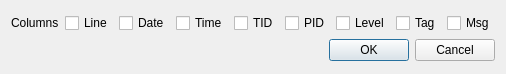
<?xml version="1.0" encoding="UTF-8"?>
<ui version="4.0">
 <class>Settings</class>
 <widget class="QDialog" name="Settings">
  <property name="geometry">
   <rect>
    <x>0</x>
    <y>0</y>
    <width>496</width>
    <height>74</height>
   </rect>
  </property>
  <property name="windowTitle">
   <string>Dialog</string>
  </property>
  <layout class="QVBoxLayout" name="verticalLayout_2">
   <item>
    <layout class="QVBoxLayout" name="verticalLayout">
     <item>
      <layout class="QHBoxLayout" name="horizontalLayout">
       <item>
        <widget class="QLabel" name="label">
         <property name="text">
          <string>Columns</string>
         </property>
        </widget>
       </item>
       <item>
        <widget class="QCheckBox" name="cb_line">
         <property name="text">
          <string>Line</string>
         </property>
        </widget>
       </item>
       <item>
        <widget class="QCheckBox" name="cb_date">
         <property name="text">
          <string>Date</string>
         </property>
        </widget>
       </item>
       <item>
        <widget class="QCheckBox" name="cb_time">
         <property name="text">
          <string>Time</string>
         </property>
        </widget>
       </item>
       <item>
        <widget class="QCheckBox" name="cb_tid">
         <property name="text">
          <string>TID</string>
         </property>
        </widget>
       </item>
       <item>
        <widget class="QCheckBox" name="cb_pid">
         <property name="text">
          <string>PID</string>
         </property>
        </widget>
       </item>
       <item>
        <widget class="QCheckBox" name="cb_level">
         <property name="text">
          <string>Level</string>
         </property>
        </widget>
       </item>
       <item>
        <widget class="QCheckBox" name="cb_tag">
         <property name="text">
          <string>Tag</string>
         </property>
        </widget>
       </item>
       <item>
        <widget class="QCheckBox" name="cb_msg">
         <property name="text">
          <string>Msg</string>
         </property>
        </widget>
       </item>
      </layout>
     </item>
     <item>
      <widget class="QDialogButtonBox" name="dialog_btn">
       <property name="orientation">
        <enum>Qt::Orientation::Horizontal</enum>
       </property>
       <property name="standardButtons">
        <set>QDialogButtonBox::StandardButton::Cancel|QDialogButtonBox::StandardButton::Ok</set>
       </property>
      </widget>
     </item>
    </layout>
   </item>
  </layout>
 </widget>
 <resources/>
 <connections>
  <connection>
   <sender>dialog_btn</sender>
   <signal>accepted()</signal>
   <receiver>Settings</receiver>
   <slot>accept()</slot>
   <hints>
    <hint type="sourcelabel">
     <x>248</x>
     <y>254</y>
    </hint>
    <hint type="destinationlabel">
     <x>157</x>
     <y>274</y>
    </hint>
   </hints>
  </connection>
  <connection>
   <sender>dialog_btn</sender>
   <signal>rejected()</signal>
   <receiver>Settings</receiver>
   <slot>reject()</slot>
   <hints>
    <hint type="sourcelabel">
     <x>316</x>
     <y>260</y>
    </hint>
    <hint type="destinationlabel">
     <x>286</x>
     <y>274</y>
    </hint>
   </hints>
  </connection>
 </connections>
</ui>
